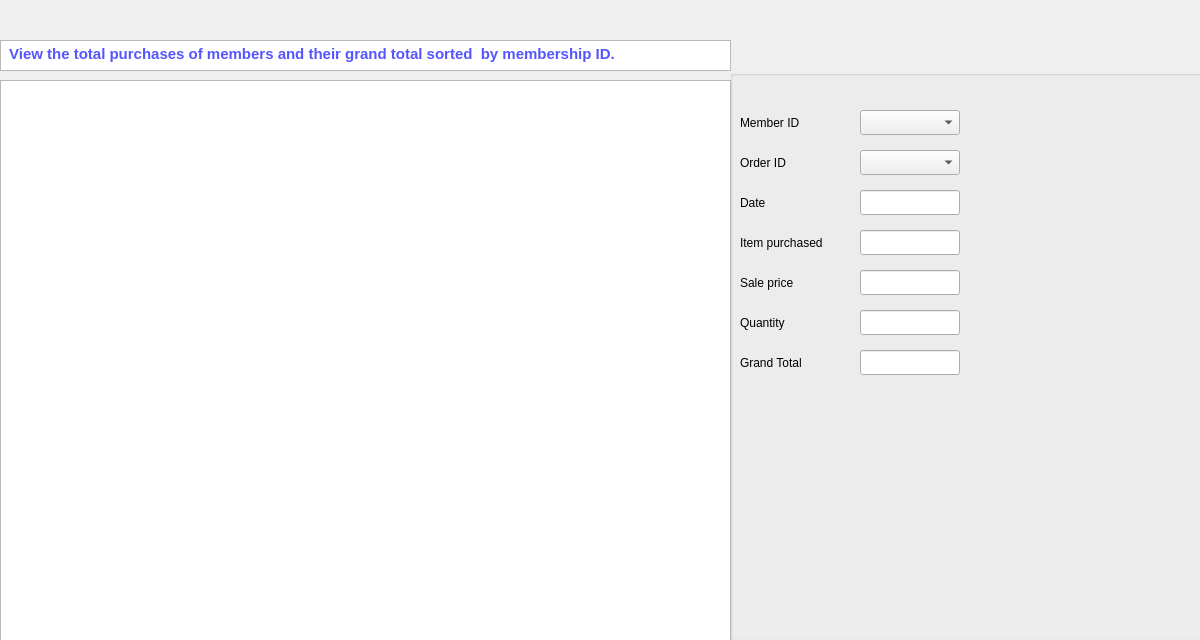
<?xml version="1.0" encoding="UTF-8"?>
<ui version="4.0">
 <class>managerMemberPurchases</class>
 <widget class="QWidget" name="managerMemberPurchases">
  <property name="geometry">
   <rect>
    <x>0</x>
    <y>0</y>
    <width>1200</width>
    <height>640</height>
   </rect>
  </property>
  <property name="windowTitle">
   <string>Form</string>
  </property>
  <widget class="QTableView" name="membershipPurchaseTableView">
   <property name="geometry">
    <rect>
     <x>0</x>
     <y>80</y>
     <width>731</width>
     <height>771</height>
    </rect>
   </property>
  </widget>
  <widget class="QGroupBox" name="groupBox">
   <property name="geometry">
    <rect>
     <x>730</x>
     <y>70</y>
     <width>481</width>
     <height>571</height>
    </rect>
   </property>
   <property name="styleSheet">
    <string notr="true">background-image: url(:/images/poke.png);</string>
   </property>
   <property name="title">
    <string/>
   </property>
   <widget class="QComboBox" name="memberIDcomboBox">
    <property name="geometry">
     <rect>
      <x>130</x>
      <y>40</y>
      <width>100</width>
      <height>25</height>
     </rect>
    </property>
    <property name="styleSheet">
     <string notr="true">font: 87 8pt &quot;Arial Black&quot;;</string>
    </property>
   </widget>
   <widget class="QLabel" name="MemberIDlabel">
    <property name="geometry">
     <rect>
      <x>10</x>
      <y>40</y>
      <width>100</width>
      <height>25</height>
     </rect>
    </property>
    <property name="styleSheet">
     <string notr="true">font: 87 8pt &quot;Arial Black&quot;;</string>
    </property>
    <property name="text">
     <string>Member ID</string>
    </property>
   </widget>
   <widget class="QLabel" name="grandTotalLabel">
    <property name="geometry">
     <rect>
      <x>10</x>
      <y>280</y>
      <width>100</width>
      <height>25</height>
     </rect>
    </property>
    <property name="styleSheet">
     <string notr="true">font: 87 8pt &quot;Arial Black&quot;;</string>
    </property>
    <property name="text">
     <string>Grand Total</string>
    </property>
   </widget>
   <widget class="QLineEdit" name="grandTotalLineEdit">
    <property name="geometry">
     <rect>
      <x>130</x>
      <y>280</y>
      <width>100</width>
      <height>25</height>
     </rect>
    </property>
    <property name="styleSheet">
     <string notr="true">font: 87 8pt &quot;Arial Black&quot;;</string>
    </property>
   </widget>
   <widget class="QLineEdit" name="dateLineEdit">
    <property name="geometry">
     <rect>
      <x>130</x>
      <y>120</y>
      <width>100</width>
      <height>25</height>
     </rect>
    </property>
    <property name="styleSheet">
     <string notr="true">font: 87 8pt &quot;Arial Black&quot;;</string>
    </property>
   </widget>
   <widget class="QLabel" name="MemberIDlabel_2">
    <property name="geometry">
     <rect>
      <x>10</x>
      <y>120</y>
      <width>100</width>
      <height>25</height>
     </rect>
    </property>
    <property name="styleSheet">
     <string notr="true">font: 87 8pt &quot;Arial Black&quot;;</string>
    </property>
    <property name="text">
     <string>Date</string>
    </property>
   </widget>
   <widget class="QLineEdit" name="itemPurchasedLineEdit">
    <property name="geometry">
     <rect>
      <x>130</x>
      <y>160</y>
      <width>100</width>
      <height>25</height>
     </rect>
    </property>
    <property name="styleSheet">
     <string notr="true">font: 87 8pt &quot;Arial Black&quot;;</string>
    </property>
   </widget>
   <widget class="QLabel" name="MemberIDlabel_3">
    <property name="geometry">
     <rect>
      <x>10</x>
      <y>160</y>
      <width>100</width>
      <height>25</height>
     </rect>
    </property>
    <property name="styleSheet">
     <string notr="true">font: 87 8pt &quot;Arial Black&quot;;</string>
    </property>
    <property name="text">
     <string>Item purchased</string>
    </property>
   </widget>
   <widget class="QLineEdit" name="salePriceLineEdit">
    <property name="geometry">
     <rect>
      <x>130</x>
      <y>200</y>
      <width>100</width>
      <height>25</height>
     </rect>
    </property>
    <property name="styleSheet">
     <string notr="true">font: 87 8pt &quot;Arial Black&quot;;</string>
    </property>
   </widget>
   <widget class="QLabel" name="MemberIDlabel_4">
    <property name="geometry">
     <rect>
      <x>10</x>
      <y>200</y>
      <width>100</width>
      <height>25</height>
     </rect>
    </property>
    <property name="styleSheet">
     <string notr="true">font: 87 8pt &quot;Arial Black&quot;;</string>
    </property>
    <property name="text">
     <string>Sale price</string>
    </property>
   </widget>
   <widget class="QLineEdit" name="quantityLineEdit">
    <property name="geometry">
     <rect>
      <x>130</x>
      <y>240</y>
      <width>100</width>
      <height>25</height>
     </rect>
    </property>
    <property name="styleSheet">
     <string notr="true">font: 87 8pt &quot;Arial Black&quot;;</string>
    </property>
   </widget>
   <widget class="QLabel" name="MemberIDlabel_5">
    <property name="geometry">
     <rect>
      <x>10</x>
      <y>240</y>
      <width>100</width>
      <height>25</height>
     </rect>
    </property>
    <property name="styleSheet">
     <string notr="true">font: 87 8pt &quot;Arial Black&quot;;</string>
    </property>
    <property name="text">
     <string>Quantity</string>
    </property>
   </widget>
   <widget class="QComboBox" name="orderIDcomboBox">
    <property name="geometry">
     <rect>
      <x>130</x>
      <y>80</y>
      <width>100</width>
      <height>25</height>
     </rect>
    </property>
    <property name="styleSheet">
     <string notr="true">font: 87 8pt &quot;Arial Black&quot;;</string>
    </property>
   </widget>
   <widget class="QLabel" name="MemberIDlabel_6">
    <property name="geometry">
     <rect>
      <x>10</x>
      <y>80</y>
      <width>100</width>
      <height>25</height>
     </rect>
    </property>
    <property name="styleSheet">
     <string notr="true">font: 87 8pt &quot;Arial Black&quot;;</string>
    </property>
    <property name="text">
     <string>Order ID</string>
    </property>
   </widget>
  </widget>
  <widget class="QTextEdit" name="textEdit">
   <property name="geometry">
    <rect>
     <x>0</x>
     <y>40</y>
     <width>731</width>
     <height>31</height>
    </rect>
   </property>
   <property name="html">
    <string>&lt;!DOCTYPE HTML PUBLIC &quot;-//W3C//DTD HTML 4.0//EN&quot; &quot;http://www.w3.org/TR/REC-html40/strict.dtd&quot;&gt;
&lt;html&gt;&lt;head&gt;&lt;meta name=&quot;qrichtext&quot; content=&quot;1&quot; /&gt;&lt;style type=&quot;text/css&quot;&gt;
p, li { white-space: pre-wrap; }
&lt;/style&gt;&lt;/head&gt;&lt;body style=&quot; font-family:'MS Shell Dlg 2'; font-size:8pt; font-weight:400; font-style:normal;&quot;&gt;
&lt;p style=&quot; margin-top:0px; margin-bottom:0px; margin-left:0px; margin-right:0px; -qt-block-indent:0; text-indent:0px;&quot;&gt;&lt;span style=&quot; font-size:11pt; font-weight:600; color:#5555ff;&quot;&gt; View the total purchases of members and their grand total sorted  by membership ID.&lt;/span&gt;&lt;/p&gt;&lt;/body&gt;&lt;/html&gt;</string>
   </property>
  </widget>
 </widget>
 <resources/>
 <connections/>
</ui>
